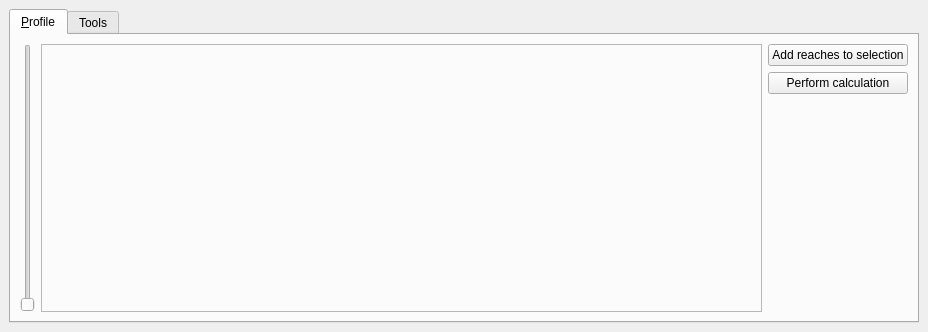
<?xml version="1.0" encoding="UTF-8"?>
<ui version="4.0">
 <class>QgepDockWidget</class>
 <widget class="QDockWidget" name="QgepDockWidget">
  <property name="geometry">
   <rect>
    <x>0</x>
    <y>0</y>
    <width>928</width>
    <height>332</height>
   </rect>
  </property>
  <property name="windowTitle">
   <string>QGEP</string>
  </property>
  <widget class="QWidget" name="dockWidgetContents">
   <property name="sizePolicy">
    <sizepolicy hsizetype="Expanding" vsizetype="Expanding">
     <horstretch>0</horstretch>
     <verstretch>0</verstretch>
    </sizepolicy>
   </property>
   <layout class="QVBoxLayout" name="verticalLayout_3">
    <item>
     <widget class="QTabWidget" name="tabWidget">
      <property name="autoFillBackground">
       <bool>true</bool>
      </property>
      <property name="tabPosition">
       <enum>QTabWidget::North</enum>
      </property>
      <property name="tabShape">
       <enum>QTabWidget::Rounded</enum>
      </property>
      <property name="currentIndex">
       <number>0</number>
      </property>
      <property name="elideMode">
       <enum>Qt::ElideNone</enum>
      </property>
      <property name="usesScrollButtons">
       <bool>true</bool>
      </property>
      <widget class="QWidget" name="tab_1">
       <property name="sizePolicy">
        <sizepolicy hsizetype="Expanding" vsizetype="Expanding">
         <horstretch>0</horstretch>
         <verstretch>0</verstretch>
        </sizepolicy>
       </property>
       <attribute name="title">
        <string>&amp;Profile</string>
       </attribute>
       <layout class="QGridLayout">
        <item row="0" column="0">
         <widget class="QSlider" name="scaleSlider">
          <property name="sizePolicy">
           <sizepolicy hsizetype="Maximum" vsizetype="Expanding">
            <horstretch>0</horstretch>
            <verstretch>0</verstretch>
           </sizepolicy>
          </property>
          <property name="orientation">
           <enum>Qt::Vertical</enum>
          </property>
         </widget>
        </item>
        <item row="0" column="1">
         <widget class="QFrame" name="frameForPlot">
          <property name="sizePolicy">
           <sizepolicy hsizetype="Expanding" vsizetype="Preferred">
            <horstretch>0</horstretch>
            <verstretch>0</verstretch>
           </sizepolicy>
          </property>
          <property name="frameShape">
           <enum>QFrame::StyledPanel</enum>
          </property>
          <property name="frameShadow">
           <enum>QFrame::Raised</enum>
          </property>
          <layout class="QVBoxLayout" name="verticalLayoutForPlot"/>
         </widget>
        </item>
        <item row="0" column="2">
         <layout class="QGridLayout" name="gridLayout">
          <item row="1" column="0">
           <widget class="QPushButton" name="reachToSelectionButton">
            <property name="text">
             <string>Add reaches to selection</string>
            </property>
           </widget>
          </item>
          <item row="2" column="0">
           <widget class="QPushButton" name="performCalculationButton">
            <property name="text">
             <string>Perform calculation</string>
            </property>
           </widget>
          </item>
          <item row="3" column="0">
           <spacer name="verticalSpacer">
            <property name="orientation">
             <enum>Qt::Vertical</enum>
            </property>
            <property name="sizeHint" stdset="0">
             <size>
              <width>20</width>
              <height>40</height>
             </size>
            </property>
           </spacer>
          </item>
         </layout>
        </item>
       </layout>
      </widget>
      <widget class="QWidget" name="tab">
       <attribute name="title">
        <string>Tools</string>
       </attribute>
       <layout class="QGridLayout" name="gridLayout_2">
        <item row="0" column="0">
         <widget class="QPushButton" name="recreateGraphButton">
          <property name="text">
           <string>Recreate graph</string>
          </property>
         </widget>
        </item>
        <item row="1" column="0">
         <spacer name="verticalSpacer_2">
          <property name="orientation">
           <enum>Qt::Vertical</enum>
          </property>
          <property name="sizeHint" stdset="0">
           <size>
            <width>20</width>
            <height>40</height>
           </size>
          </property>
         </spacer>
        </item>
        <item row="0" column="1">
         <spacer name="horizontalSpacer">
          <property name="orientation">
           <enum>Qt::Horizontal</enum>
          </property>
          <property name="sizeHint" stdset="0">
           <size>
            <width>40</width>
            <height>20</height>
           </size>
          </property>
         </spacer>
        </item>
       </layout>
      </widget>
     </widget>
    </item>
   </layout>
  </widget>
 </widget>
 <resources/>
 <connections/>
</ui>
